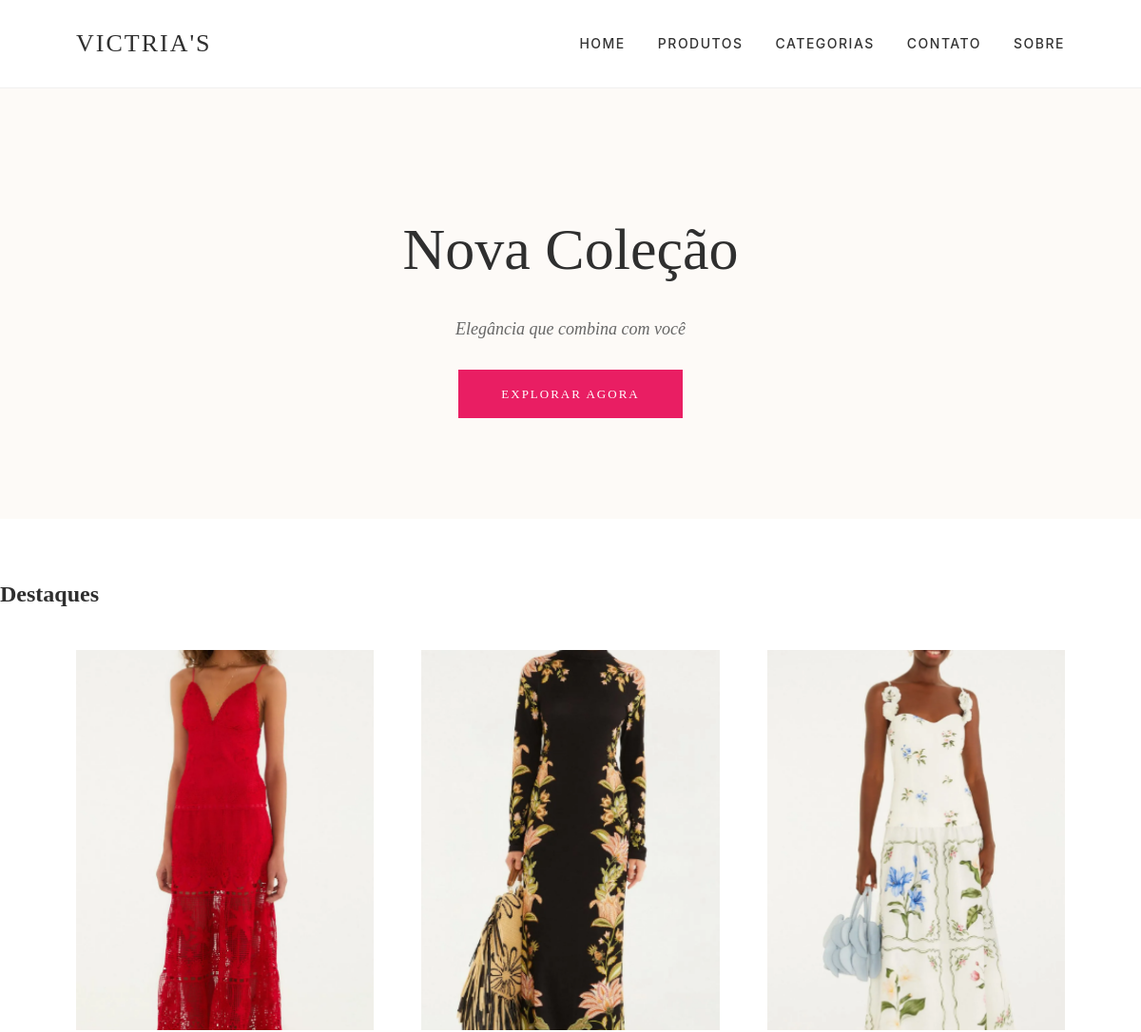
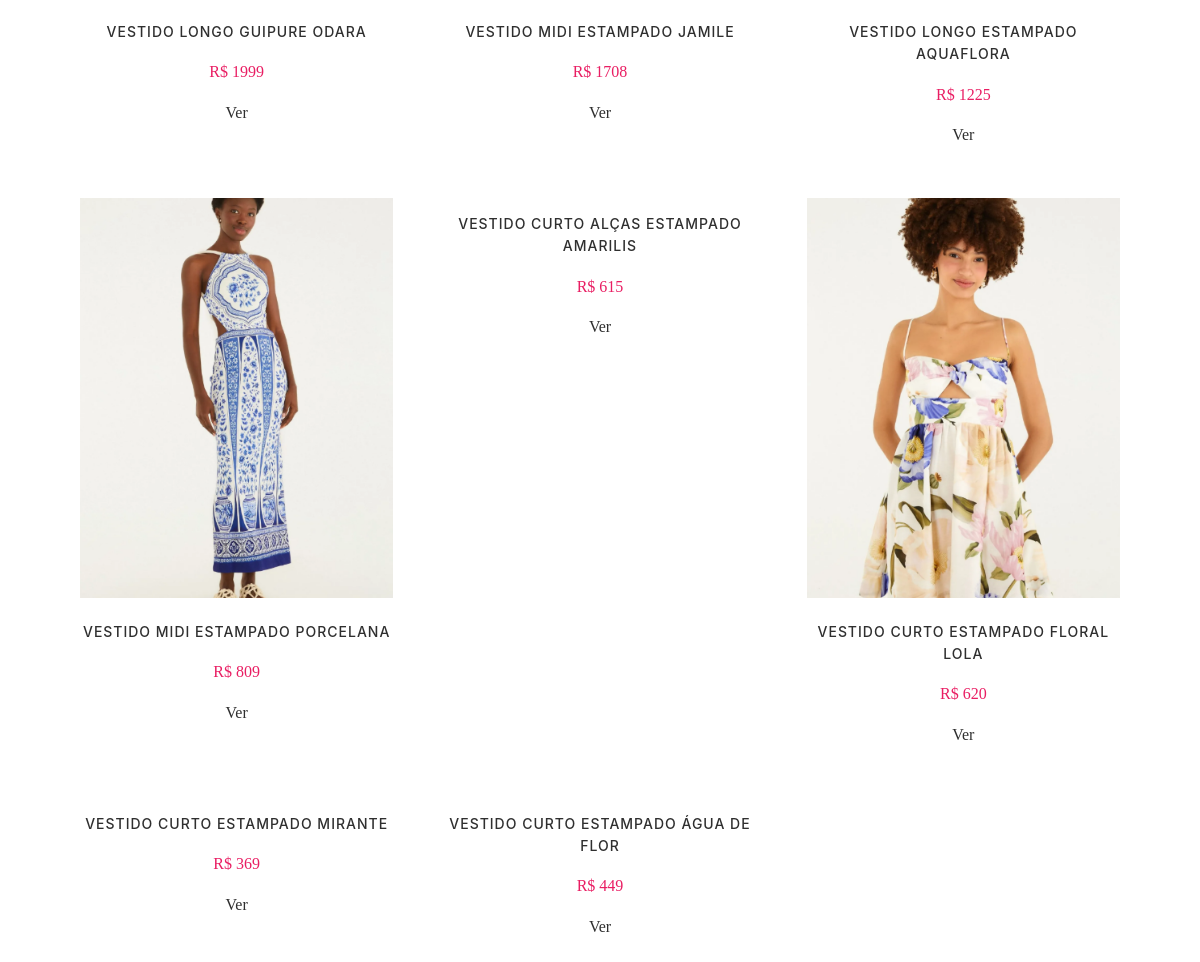
/, run on an earlier commit of the app's database (2 pictures, top to bottom).
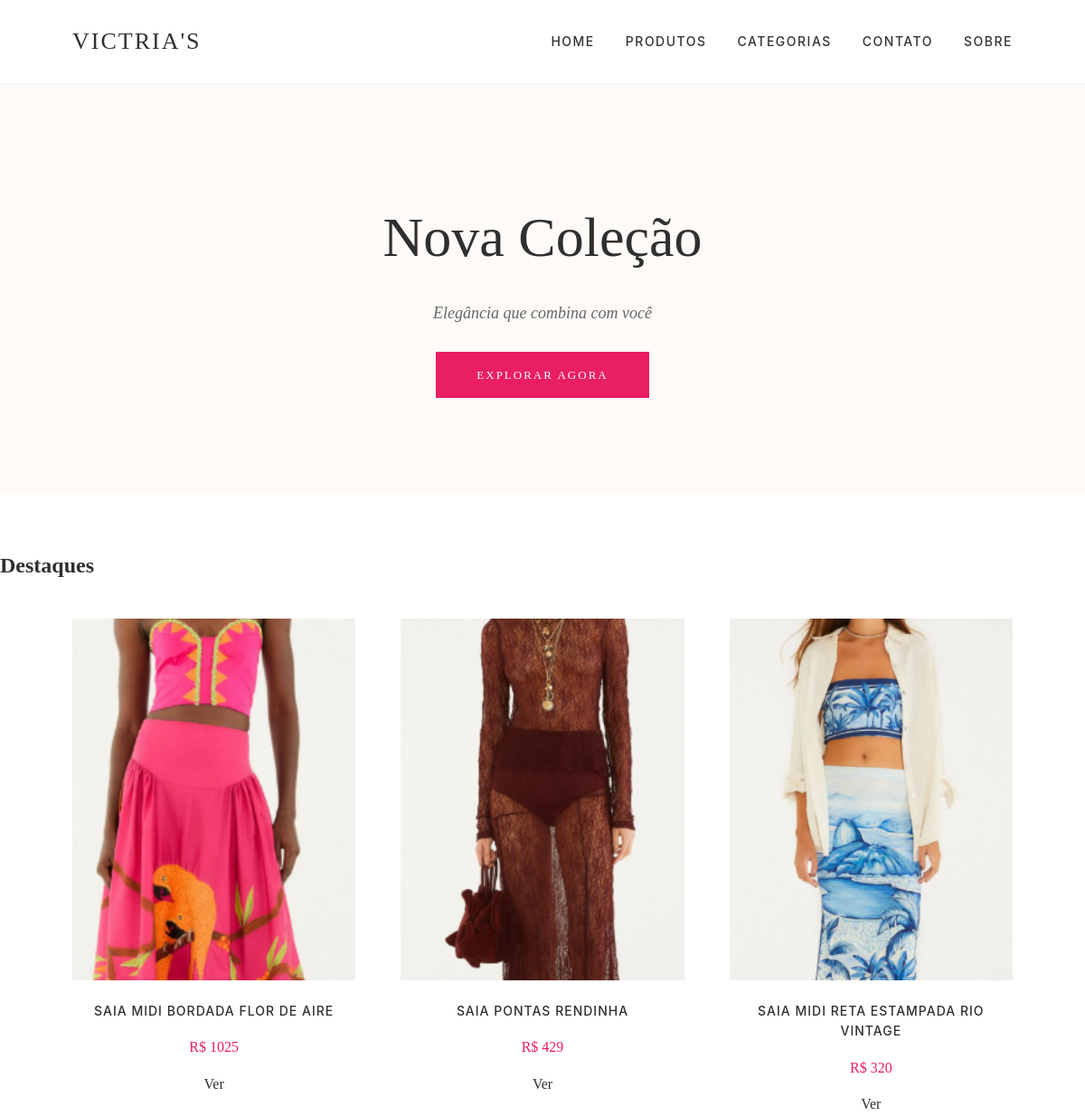
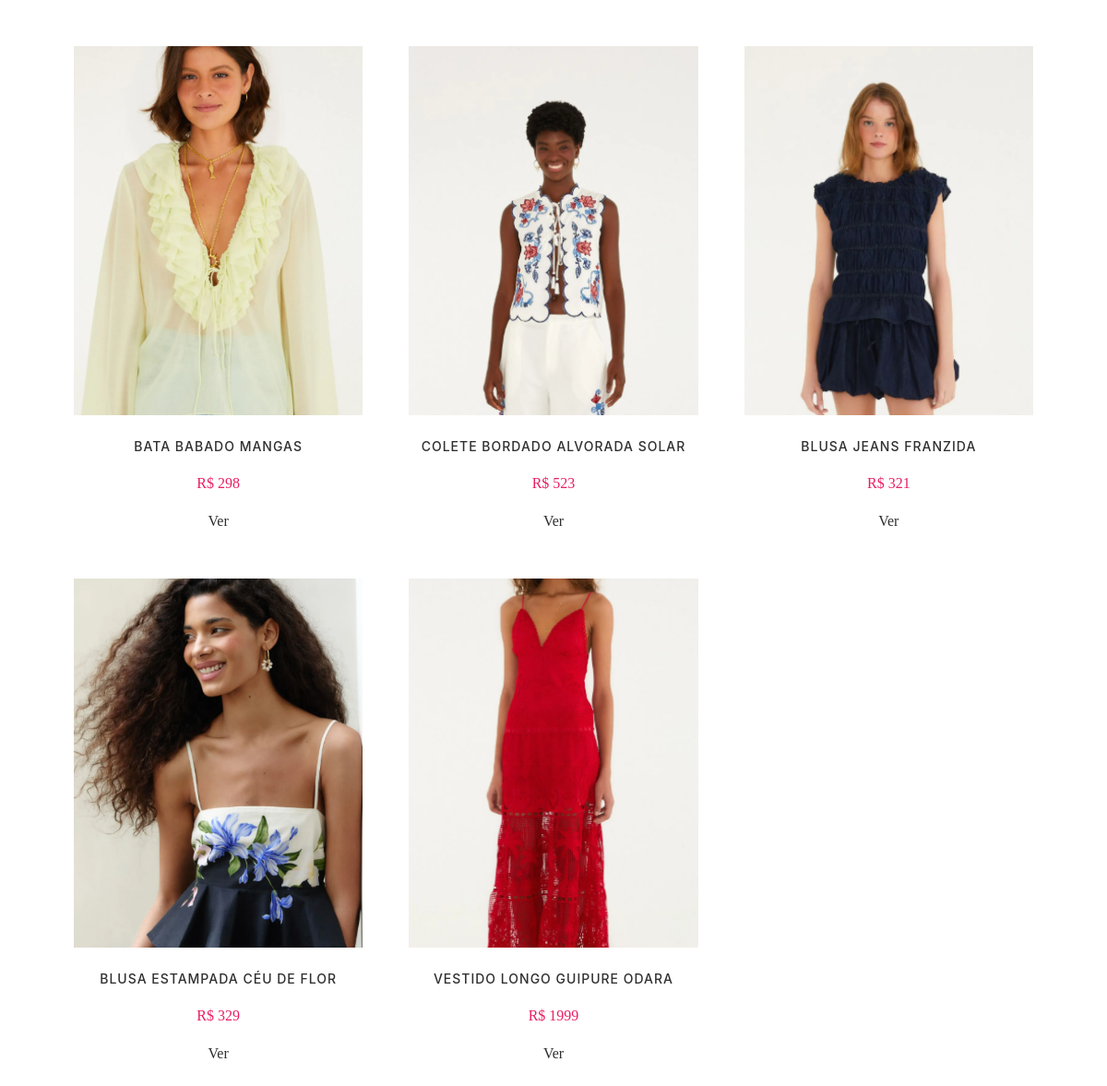
And on a later commit of the database (2 pictures, top to bottom).
### lojaapp/models.py (models this page shows, shortened)
class Produto(models.Model):
    titulo = models.CharField(max_length=200)
    slug = models.SlugField(unique=True)
    categoria = models.ForeignKey(Categoria, on_delete=models.CASCADE)
    image = models.ImageField(upload_to="produtos", null=True, blank=True)
    preco_mercado = models.PositiveIntegerField()
    descricao = models.TextField()
    visualizacao = models.PositiveIntegerField(default=0)

### lojaapp/views.py (the view)
# urls.py: path("", HomeView.as_view(), name="home"),
class HomeView(TemplateView):
    template_name = "home.html"
    def get_context_data(self, **kwargs):
        context = super().get_context_data(**kwargs)
        context["produtos"] = Produto.objects.all().order_by("-id")[:8]
        return context

### templates/home.html
{% extends "base.html" %}
{% block content %}
<section class="banner">
    <div class="banner-texto">
        <h1>Nova Coleção</h1>
        <p>Elegância que combina com você</p>
        <a href="{% url 'lojaapp:produtos' %}" class="btn-banner">Explorar Agora</a>
    </div>
</section>
<section class="destaque">
    <h2 class="titulo-home">Destaques</h2>
    <div class="grid-produtos">
        {% for produto in produtos %}
        <div class="produto-card">
            {% if produto.image %}
                <div class="img-container">
                  <img src="{{ produto.image.url }}">
                </div>
            {% endif %}
            <h3>{{ produto.titulo }}</h3>
            <p>R$ {{ produto.preco_mercado }}</p>
            <a href="{% url 'lojaapp:produto_detalhe' produto.id %}" class="btn editar">
               Ver
             </a>
        </div>
        {% endfor %}
    </div>
</section>
{% endblock %}

What changed in the data, as far as the page shows it:
no longer on this page (row unchanged): Produto: image (picture), titulo "VESTIDO MIDI ESTAMPADO JAMILE", preco_mercado "1708"
no longer on this page (row unchanged): Produto: image (picture), titulo "VESTIDO LONGO ESTAMPADO AQUAFLORA", preco_mercado "1225"
no longer on this page (row unchanged): Produto: image (picture), titulo "VESTIDO MIDI ESTAMPADO PORCELANA", preco_mercado "809"
no longer on this page (row edited): Produto: titulo "VESTIDO CURTO ALÇAS ESTAMPADO AMARILIS", preco_mercado "615"
no longer on this page (row unchanged): Produto: image (picture), titulo "VESTIDO CURTO ESTAMPADO FLORAL LOLA", preco_mercado "620"
no longer on this page (row edited): Produto: titulo "VESTIDO CURTO ESTAMPADO MIRANTE", preco_mercado "369"
no longer on this page (row edited): Produto: titulo "VESTIDO CURTO ESTAMPADO ÁGUA DE FLOR", preco_mercado "449"
added Produto: image (picture), titulo "SAIA MIDI BORDADA FLOR DE AIRE", preco_mercado "1025"
added Produto: image (picture), titulo "SAIA PONTAS RENDINHA", preco_mercado "429"
added Produto: image (picture), titulo "SAIA MIDI RETA ESTAMPADA RIO VINTAGE", preco_mercado "320"
added Produto: image (picture), titulo "BATA BABADO MANGAS", preco_mercado "298"
added Produto: image (picture), titulo "COLETE BORDADO ALVORADA SOLAR", preco_mercado "523"
added Produto: image (picture), titulo "BLUSA JEANS FRANZIDA", preco_mercado "321"
added Produto: image (picture), titulo "BLUSA ESTAMPADA CÉU DE FLOR", preco_mercado "329"
